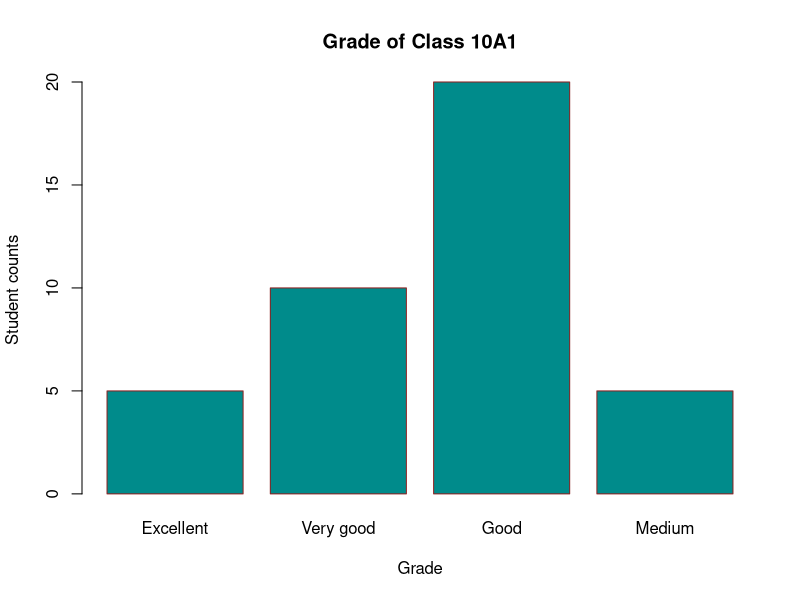
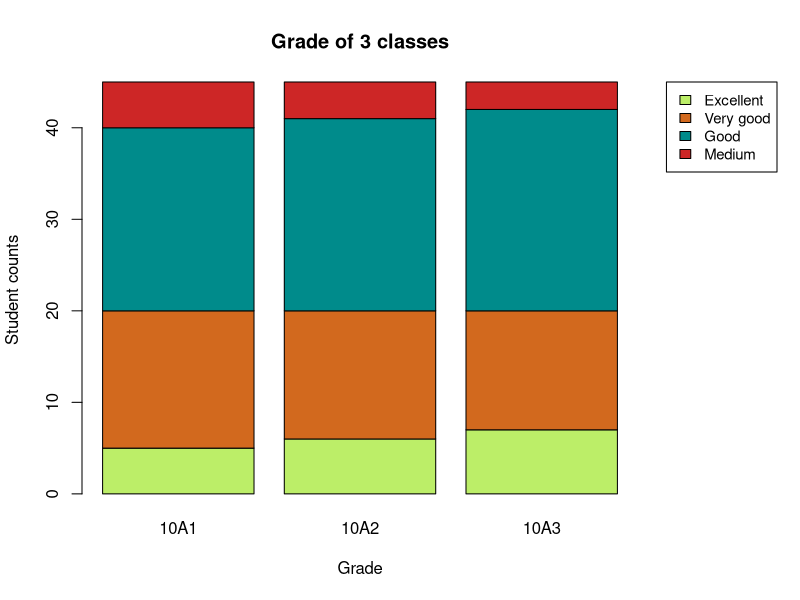
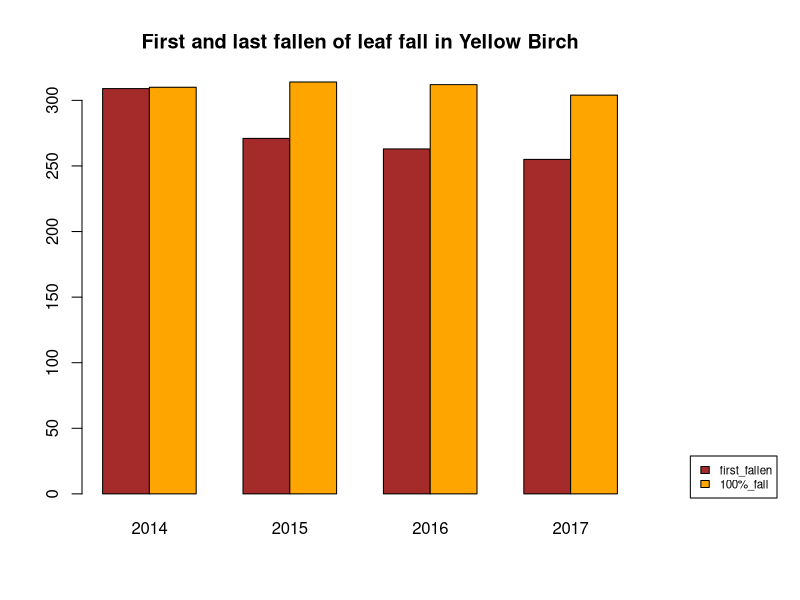

Write R code to recreate these figures, in order.
# barplot(height, xlab, ylab, main, names.arg, col)

# height:    either a vector or matrix of values describing the bars which make up the plot
# xlim:      limits of the x axis
# ylim:      limits of the x axis
# xlab:      label of x axis
# ylab:      label of y axis
# main:      name of the plot
# names.arg: a vector of names to be plotted below each bar or group of bars
# col:       a vector of colors for the bars or bar components (default is "grey")
# border:    color of the blocks' border


########################################################
# Example 1: use vector data and draw normal bar chart #
########################################################

data_1 <- c(5, 10, 20, 5)
block_names <- c("Excellent", "Very good", "Good", "Medium")

barplot(
    height = data_1,
    xlab = "Grade",
    ylab = "Student counts",
    names.arg = block_names,
    main = "Grade of Class 10A1",
    col = "cyan4",
    border = "brown4"
)


##########################################################################
# Example 2: use matrix data and draw stacked bar chart, and add legends #
##########################################################################

classes <- c("10A1", "10A2", "10A3")
grades <- c("Excellent", "Very good", "Good", "Medium")

grades_matrix <- matrix(
    c(5, 6, 7, 15, 14, 13, 20, 21, 22, 5, 4, 3),
    nrow = 4, ncol = 3,
    byrow = TRUE,
    dimnames = list(grades, classes)
)

print(grades_matrix)
#           10A1 10A2 10A3
# Excellent    5    6    7
# Very good   15   14   13
# Good        20   21   22
# Medium       5    4    3

colors <- c("darkolivegreen2", "chocolate", "darkcyan", "firebrick3")

# First, expand the right margin to make room for the legend
par(mar = c(5.1, 4.1, 4.1, 8.1), xpd = TRUE)

# draw stacked bar chart
barplot(
    height = grades_matrix, # Since the input data is a matrix, R will treat each column as each bar block
    names.arg = classes,
    xlab = "Grade",
    ylab = "Student counts",
    main = "Grade of 3 classes",
    col = colors
)

# add legend
legend(
    x = "topright",
    legend = grades,
    cex = 0.9,
    fill = colors,
    inset = c(-0.25, 0) # This pushes the legend outside the plot boundary
)


##################################################################
# Example 4: use "beside = TRUE" to draw side-stacking bar chart #
##################################################################

year <- c(2014, 2015, 2016, 2017)
first_fallen <- c(309, 271, 263, 255)
one_hundred_fallen <- c(310, 314, 312, 304)

data_tree <- data.frame(
    row.names = year,
    first_fallen,
    one_hundred_fallen
)
print(data_tree)
#      first_fallen one_hundred_fallen
# 2014          309                310
# 2015          271                314
# 2016          263                312
# 2017          255                304

par(mar = c(5.1, 4.1, 4.1, 8.1), xpd = TRUE) # expand the right margin to make room for the legend

barplot(
    t(as.matrix(data_tree)), # Convert dataframe into matrix and transpose it
                             # By doing so, each column will represent a year
                             # so, each bar block will represent the data of each year
    beside = TRUE,
    main = "First and last fallen of leaf fall in Yellow Birch",
    col = c("brown", "orange")
)

legend(
    x = "bottomright",
    legend = c("first_fallen", "100%_fall"),
    fill = c("brown", "orange"),
    cex = 0.7,
    inset = c(-0.25, 0) 
)